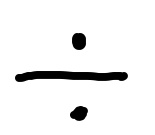
#> input picture Handwritten Math Symbol and Digit Recognition/archive/train/div/1931.jpg, 155 x 135 px; its folder holds only this picture in this run
$ jupyter execute --allow-errors 'Handwritten Math Symbol and Digit Recognition.ipynb'
#> lines starting #> are read from the running program, lines starting #| are printed output that depends on the picture
## Imports

[cell 1]
import numpy as np
import pandas as pd
from sklearn.model_selection import train_test_split
from sklearn.preprocessing import StandardScaler, LabelEncoder
from sklearn.metrics import accuracy_score, f1_score
from PIL import Image
import os

## Declaring Constants and Variables

[cell 2]
dir_path = 'archive/train'

mapping = {"zero": 0, "one": 1, "two": 2, "three": 3, "four": 4, "five": 5, "six": 6, "seven": 7, "eight": 8, "nine": 9, "equal": 10, "plus": 11, "minus": 12, "times": 13, "div": 14, "original number": 15, "original sign": 15, "other number": 15, "other sign": 15, "decimal": 16}
reverse_mapping = {0: 0, 1: 1, 2: 2, 3:3, 4:4, 5:5, 6:6, 7:7, 8:8, 9:9, 10: "=", 11: "+", 12: "-", 13: "*", 14: "/", 15: "Illigible", 16: "."}
folders = []
files = []
symbols = []
image_pixel = []
new_size = (32, 32)

## Creating a Dataframe from the Dataset

[cell 3]
for item in os.listdir(dir_path):
    if os.path.isdir(os.path.join(dir_path, item)):
        files_in_folder = os.listdir(os.path.join(dir_path, item))
        files += files_in_folder
        temp = [item] * len(files_in_folder)
        folders += temp
        temp = [mapping[item]] * len(files_in_folder)
        symbols += temp
#> pass 2 of the loop `for item in os.listdir(dir_path):`:

data = {'Symbol': symbols, 'Digit': folders, 'Sample': files}

df = pd.DataFrame(data)

print(df)

## Converting the Images to Pixels

[cell 4]
for i in range(len(df)):
    path = dir_path + '/' + df.loc[i, "Digit"] + "/" + df.loc[i, "Sample"]
    img = Image.open(path)
#> img is the input picture: PIL image 155x135 RGB; min 0, max 255, mean 239.4

    img_resized = img.resize(new_size)
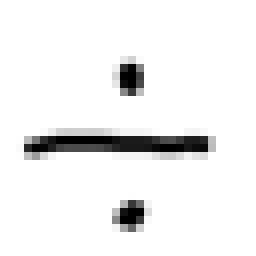
#> img_resized: PIL image 32x32 RGB (shown 8 times larger); min 0, max 255, mean 239.3
    img = img_resized

    img_gray = img.convert("L")
    pixels = list(img_gray.getdata())
#> pixels = 1024 values, max 255 at index 0, min 0 at index 304, mean 239.3
    width, height = img_gray.size
#> width = 32; height = 32

    pixels = np.array(pixels)
    pixels = pixels / 255.0
#> pixels = 1024 values, max 1 at index 0, min 0 at index 304, mean 0.938
    pixels = pixels.astype('float32')

    image_pixel.append(pixels)
#> pass 2 of the loop `for i in range(len(df)):`:
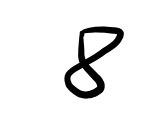
#> input picture Handwritten Math Symbol and Digit Recognition/archive/train/eight/16265.jpg, 155 x 135 px
#> img is the input picture: PIL image 155x135 RGB; min 0, max 255, mean 238.5
#> `img_resized = img.resize(new_size)`:
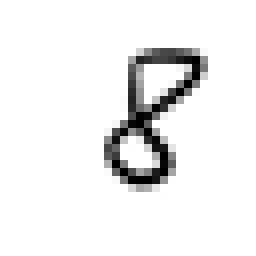
#> img_resized: PIL image 32x32 RGB (shown 8 times larger); min 0, max 255, mean 238.2
#> `pixels = list(img_gray.getdata())`: pixels = 1024 values, max 255 at index 0, min 0 at index 248, mean 238.2
#> `pixels = pixels / 255.0`: pixels = 1024 values, max 1 at index 0, min 0 at index 248, mean 0.934
